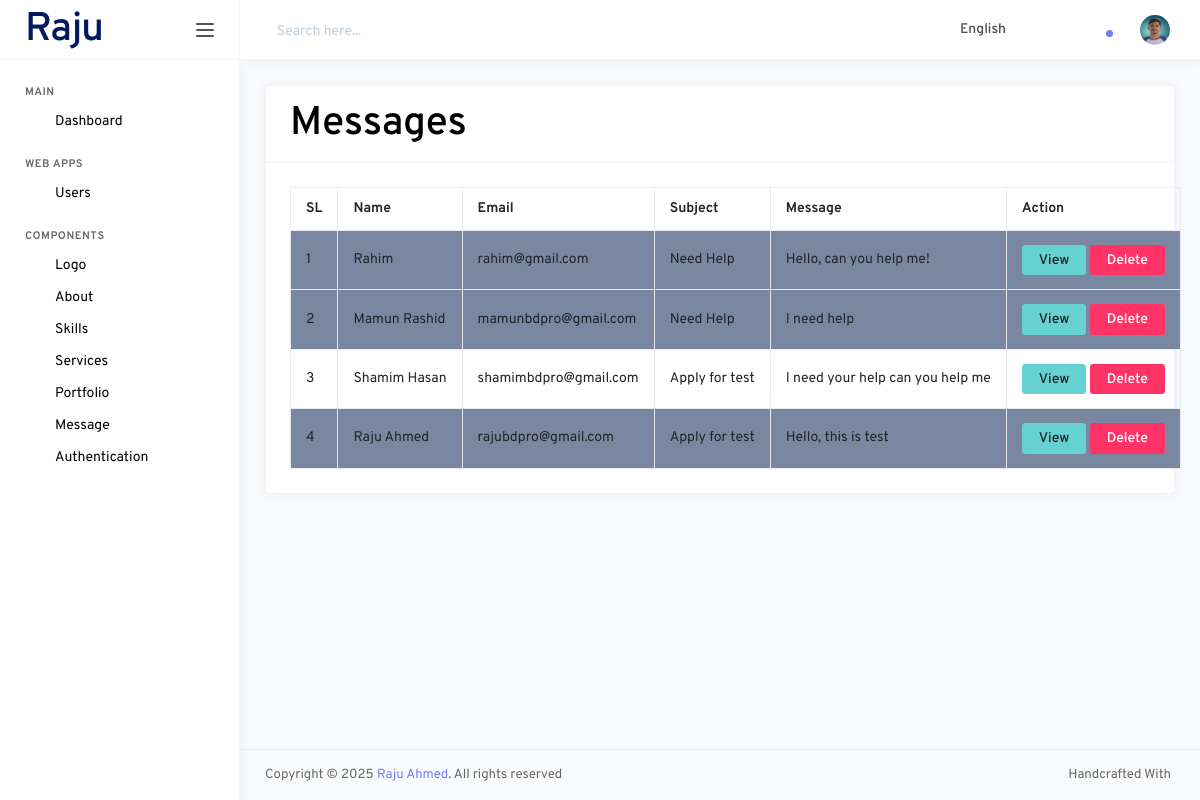
/components/message/message.php (signed in), run on the app's committed database.
### tables this page shows
CREATE TABLE `users` (
  `id` int NOT NULL,
  `name` varchar(255) NOT NULL,
  `email` varchar(255) NOT NULL,
  `password` varchar(255) NOT NULL,
  `photo` varchar(255) DEFAULT NULL
);

CREATE TABLE `messages` (
  `id` int NOT NULL,
  `name` varchar(100) NOT NULL,
  `email` varchar(100) NOT NULL,
  `subject` varchar(150) NOT NULL,
  `message` varchar(500) NOT NULL,
  `status` int NOT NULL DEFAULT '0',
  `created_at` date DEFAULT NULL
);

### components/message/message.php (the view, shortened to what this page needs)
<?php
require '../../db.php';
require '../../includes/header.php';
$sql = "SELECT * FROM messages ORDER BY id desc ";
$result = mysqli_query($conn, $sql);
?>
<div class="row">
    <div class="col-lg-12">
        <div class="card">
            <div class="card-header d-flex justify-content-between align-items-center">
                <h2>Messages</h2>
            </div>
            <div class="card-body">
                <table class="table table-bordered">
                    <tr>
                        <th>SL</th>
                        <th>Name</th>
                        <th>Email</th>
                        <th>Subject</th>
                        <th>Message</th>
                        <th>Action</th>
                    </tr>
                    <?php
                    foreach ($result as $index=>$data){
                        ?>
                    <tr class="<?= $data['status'] ==0?'bg-secondary':''?>">
                        <td><?= $index+=1?></td>
                        <td><?= $data['name']?></td>
                        <td><?= $data['email']?></td>
                        <td><?= $data['subject']?></td>
                        <td><?= $data['message']?></td>
                        <td>
                            <a href="view.php?id=<?= $data['id']?>" class="btn btn-info">View</a>
                            <a href="delete.php?id=<?= $data['id']?>" class="btn btn-danger">Delete</a>
                        </td>
                    </tr>
                        <?php
                    }
                    ?>
                </table>
            </div>
        </div>
    </div>
</div>
<?php
require "../../includes/footer.php";
?>

### includes/header.php (shortened to what this page needs)
<?php
$logged_id = $_SESSION['logged_id'];
$sql = "SELECT * FROM users WHERE id = '$logged_id'";
$result = mysqli_query($conn, $sql);
$row = mysqli_fetch_assoc($result);
$sql_msg = "SELECT * FROM messages ORDER BY id desc ";
$result_msg = mysqli_query($conn, $sql_msg);
?>
<!DOCTYPE html>
<html lang="en">
<head>
    <link rel="stylesheet" href="/wdlv2403/dashboard/assets/vendors/core/core.css">
    <link rel="stylesheet" href="/wdlv2403/dashboard/assets/vendors/bootstrap-datepicker/bootstrap-datepicker.min.css">
    <link rel="stylesheet" href="/wdlv2403/dashboard/assets/fonts/feather-font/css/iconfont.css">
    <link rel="stylesheet" href="https://cdn.datatables.net/2.2.2/css/dataTables.dataTables.css" />
    <link rel="stylesheet" href="/wdlv2403/dashboard/assets/vendors/flag-icon-css/css/flag-icon.min.css">
    <link rel="stylesheet" href="/wdlv2403/dashboard/assets/css/demo_1/style.css">
</head>
<body>
<div class="main-wrapper">
    <nav class="sidebar">
        <div class="sidebar-header">
            <a href="" class="sidebar-brand">
                <h2>Raju</h2>
            </a>
            <div class="sidebar-toggler not-active">
                <span></span>
                <span></span>
                <span></span>
            </div>
        </div>
        <div class="sidebar-body">
            <ul class="nav">
                <li class="nav-item nav-category">Main</li>
                <li class="nav-item">
                    <a href="/wdlv2403/dashboard.php" class="nav-link">
                        <i class="link-icon" data-feather="box"></i>
                        <span class="link-title">Dashboard</span>
                    </a>
                </li>
                <li class="nav-item nav-category">web apps</li>
                <li class="nav-item">
                    <a class="nav-link" href="/wdlv2403/users/user.php" >
                        <i class="link-icon" data-feather="users"></i>
                        <span class="link-title">Users</span>
                    </a>
                </li>
                <li class="nav-item nav-category">Components</li>
                <li class="nav-item">
                    <a class="nav-link" href="/WDLV2403/components/logo/logo.php">
                        <i class="link-icon" data-feather="feather"></i>
                        <span class="link-title">Logo</span>
                    </a>
                </li>
                <li class="nav-item">
                    <a class="nav-link" href="/WDLV2403/components/about/about.php">
                        <i class="link-icon" data-feather="user"></i>
                        <span class="link-title">About</span>
                    </a>
                </li>
                <li class="nav-item">
                    <a class="nav-link" href="/WDLV2403/components/skill/skill.php">
                        <i class="link-icon" data-feather="inbox"></i>
                        <span class="link-title">Skills</span>
                    </a>
                </li>
                <li class="nav-item">
                    <a class="nav-link" href="/WDLV2403/components/services/service.php">
                        <i class="link-icon" data-feather="pie-chart"></i>
                        <span class="link-title">Services</span>
                    </a>
                </li>
                <li class="nav-item">
                    <a class="nav-link" href="/WDLV2403/components/portfolio/portfolio.php">
                        <i class="link-icon" data-feather="layout"></i>
                        <span class="link-title">Portfolio</span>
                    </a>
                </li>
                <li class="nav-item">
                    <a class="nav-link" href="/WDLV2403/components/message/message.php">
                        <i class="link-icon" data-feather="inbox"></i>
                        <span class="link-title">Message</span>
                    </a>
                </li>
                <li class="nav-item">
                    <a class="nav-link" data-toggle="collapse" href="#authPages" role="button" aria-expanded="false" aria-controls="authPages">
                        <i class="link-icon" data-feather="unlock"></i>
                        <span class="link-title">Authentication</span>
                        <i class="link-arrow" data-feather="chevron-down"></i>
                    </a>
                </li>
            </ul>
        </div>
    </nav>
    <div class="page-wrapper">
        <nav class="navbar">
            <div class="navbar-content">
                <form class="search-form">
                    <div class="input-group">
                        <input type="text" class="form-control" id="navbarForm" placeholder="Search here...">
                    </div>
                </form>
                <ul class="navbar-nav">
                    <li class="nav-item dropdown">
                        <a class="nav-link dropdown-toggle" href="#" id="languageDropdown" role="button" data-toggle="dropdown" aria-haspopup="true" aria-expanded="false">
                            <i class="flag-icon flag-icon-us mt-1" title="us"></i> <span class="font-weight-medium ml-1 mr-1 d-none d-md-inline-block">English</span>
                        </a>
                    </li>
                    <li class="nav-item dropdown nav-apps">
                    </li>
                    <li class="nav-item dropdown nav-messages">
                    </li>
                    <li class="nav-item dropdown nav-notifications">
                        <a class="nav-link dropdown-toggle" href="#" id="notificationDropdown" role="button" data-toggle="dropdown" aria-haspopup="true" aria-expanded="false">
                            <div class="indicator">
                                <div class="circle"></div>
                            </div>
                        </a>
                    </li>
                    <li class="nav-item dropdown nav-profile">
                        <a class="nav-link dropdown-toggle" href="#" id="profileDropdown" role="button" data-toggle="dropdown" aria-haspopup="true" aria-expanded="false">
                            <?php
                            if ($row['photo'] == '') {
                                echo '<img src="/wdlv2403/uploads/user/default_user.png" width="200" />';
                            } else {
                                echo '<img src="/wdlv2403/uploads/user/'.$row['photo'].'" width="250" />';
                            }
                            ?>
                        </a>
                    </li>
                </ul>
            </div>
        </nav>
        <div class="page-content">

### data on the page
users: photo (picture)
messages: index "1", name "Rahim", email "rahim@gmail.com", subject "Need Help", message "Hello, can you help me!"
messages: index "2", name "Mamun Rashid", email "mamunbdpro@gmail.com", subject "Need Help", message "I need help"
messages: index "3", name "Shamim Hasan", email "shamimbdpro@gmail.com", subject "Apply for test", message "I need your help can you help me"
messages: index "4", name "Raju Ahmed", email "rajubdpro@gmail.com", subject "Apply for test", message "Hello, this is test"
